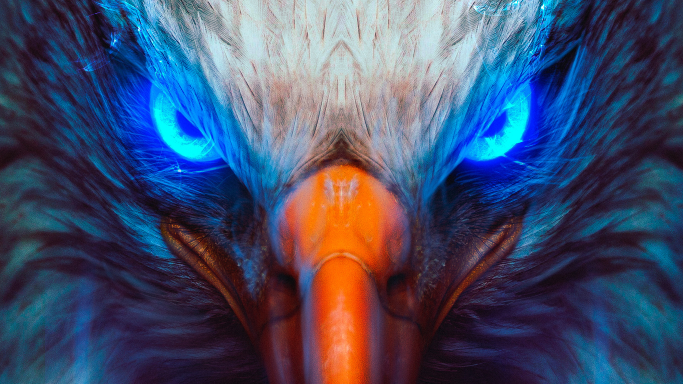
#> input picture 1.jpg, 1366 x 768 px, found by its file name (shown at 1/2 size)
$ jupyter execute --allow-errors cartonify.ipynb
#> lines starting #> are read from the running program, lines starting #| are printed output that depends on the picture; after the words box and inside, x2 and y2 are one past the last pixel; in counts of white or black regions, pixels touching at a corner belong together
<a href="https://colab.research.google.com/github/sagr612/cartonify_image/blob/main/cartonify.ipynb" target="_parent"></a>

[cell 1]
import cv2

[cell 2]
import numpy as np

[cell 3]
import sys

[cell 4]
from google.colab import drive

[cell 5]
drive.mount("/content/drive")

[cell 6]
import matplotlib.pyplot as plt

#> (a cell that did not finish here is left out)

[cell 8]
def read_img(filename):
#> called with filename = '/content/drive/MyDrive/Images/1.jpg'
    img = cv2.imread(filename)
#> img is the input picture: shape (768, 1366, 3); mean B, G, R 106.7, 77.6, 67.9
    return img

[cell 9]
def color_quantisation(img,k):
    data=np.float32(img).reshape((-1,3))
    criteria=(cv2.TermCriteria_EPS + cv2.TERM_CRITERIA_MAX_ITER,20,0.001)
    ret, label, center=cv2.kmeans(data,k,None,criteria,10,cv2.KMEANS_RANDOM_CENTERS)
    center = np.uint8(center)
    result=center[label.flatten()]
    result=result.reshape(img.shape)
    return result

[cell 10]
img= read_img('/content/drive/MyDrive/Images/1.jpg')

#> (the rest of this cell did not finish here and is left out)

[cell 11]
oimage=cv2.cvtColor(img,cv2.COLOR_BGR2RGB)
if oimage is None:
    print("cannot find image")
    sys.exit()
gsize=cv2.resize(oimage,(960,960))
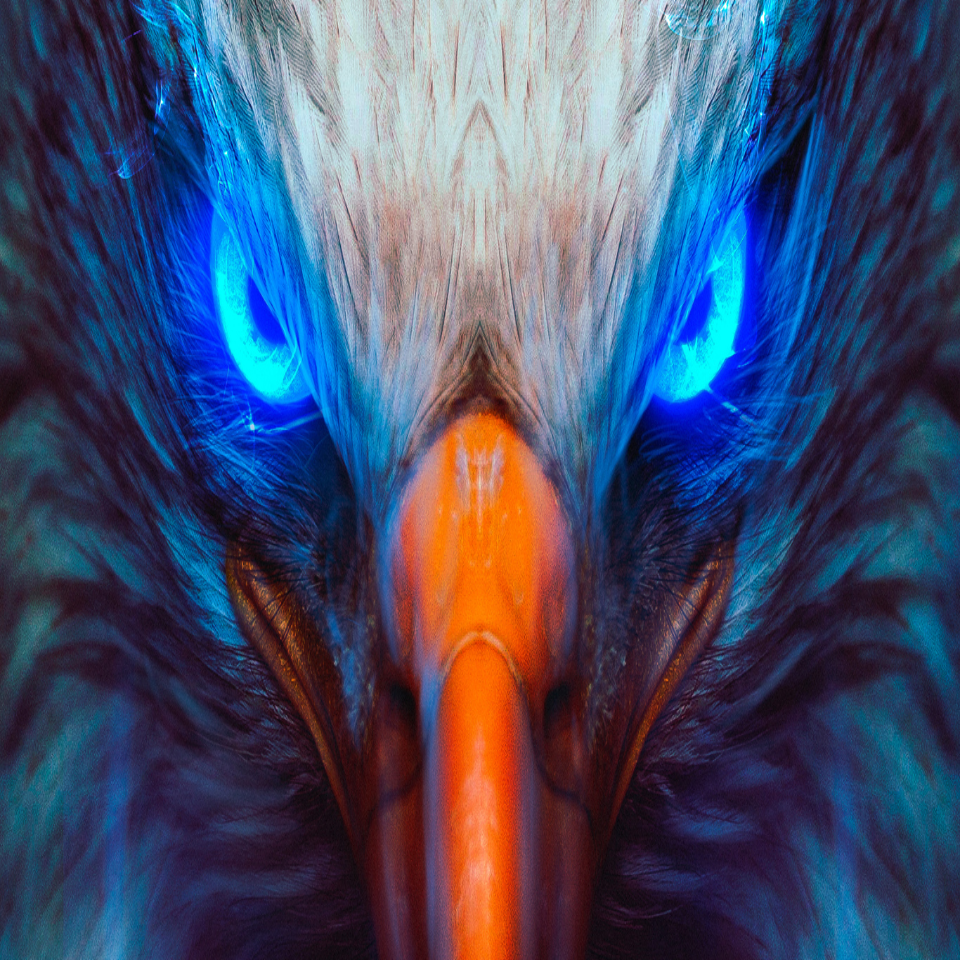
#> gsize: shape (960, 960, 3); mean R, G, B 67.8, 77.5, 106.6
plt.imshow(gsize,cmap='gray')

[cell 12]
gimage=cv2.cvtColor(oimage,cv2.COLOR_BGR2GRAY)
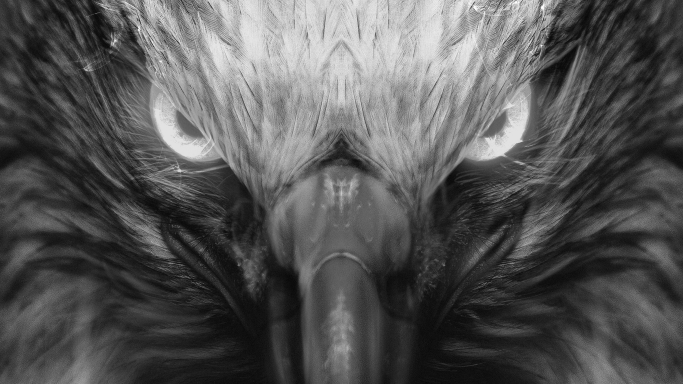
#> gimage: shape (768, 1366) (shown at 1/2 size); min 3, max 255, mean 85.2
gsize1=cv2.resize(gimage,(960,960))
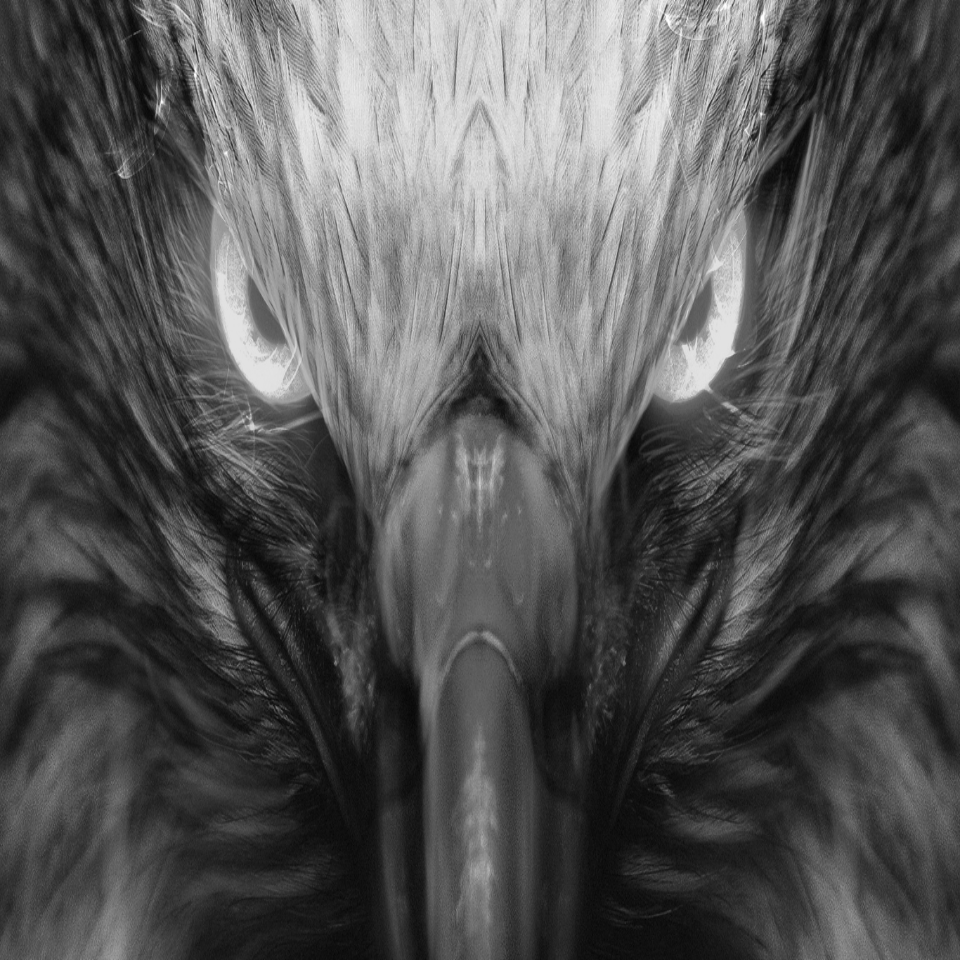
#> gsize1: shape (960, 960); min 4, max 254, mean 85.1
plt.imshow(gsize1,cmap='gray')

[cell 13]
sgray=cv2.medianBlur(gsize1,13)
gsize2=cv2.resize(oimage,(960,960))
plt.imshow(gsize2,cmap='gray')

[cell 14]
gedge=cv2.adaptiveThreshold(sgray,255,cv2.ADAPTIVE_THRESH_MEAN_C,cv2.THRESH_BINARY,9,7)
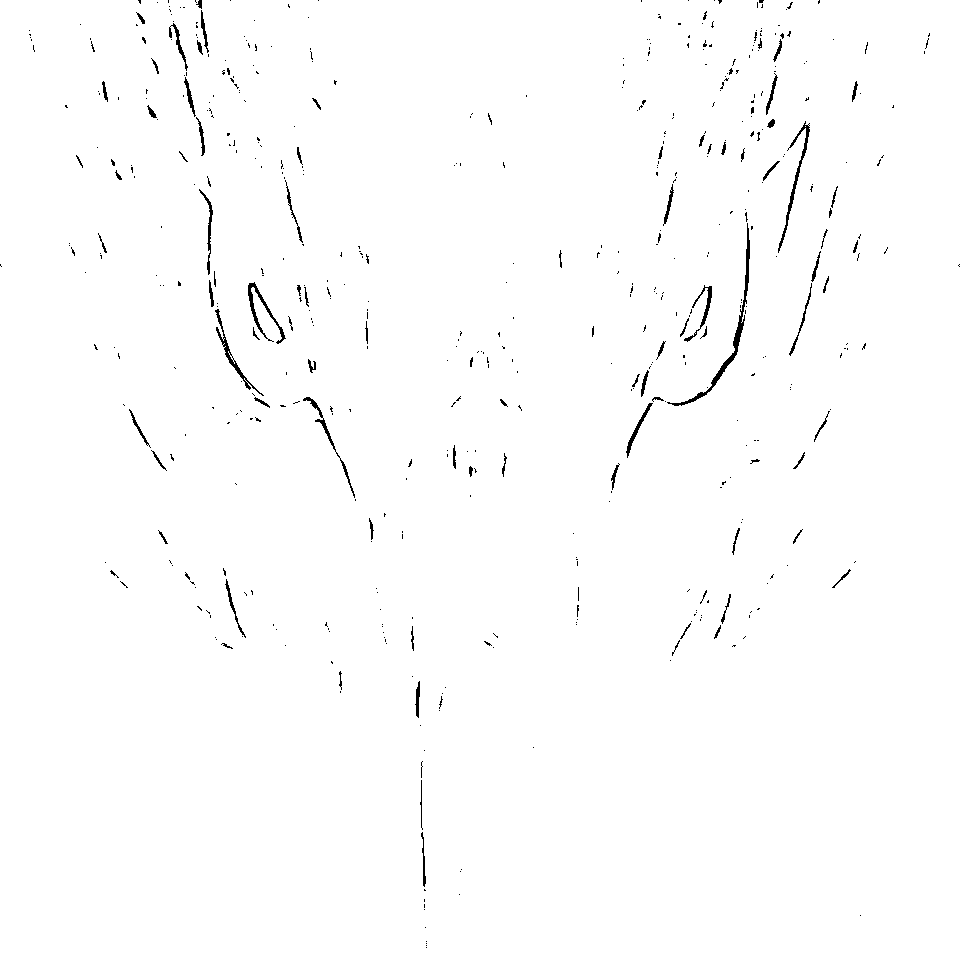
#> gedge: shape (960, 960); 99% white; black in thin lines or dots
gsize3=cv2.resize(gedge,(960,960))
plt.imshow(gsize3,cmap='gray')

[cell 15]
line_wdt=9

[cell 16]
blur_value=7

[cell 17]
totalColors=4

[cell 18]
oimage=color_quantisation(oimage,totalColors)
#> in color_quantisation, `ret, label, center=cv2.kmeans(data,k,None,criteria,10,cv2.KMEANS_RANDO..`: ret = 2.6e+09; center = [[13.67, 105.1, 186.2], [172.8, 181.4, 189.4], [41.14, 38.34, 65.69], [220, 98.56, 37.33]]
#> in color_quantisation, `center = np.uint8(center)`: center = [[13, 105, 186], [172, 181, 189], [41, 38, 65], [219, 98, 37]]
#> in color_quantisation, `result=result.reshape(img.shape)`:
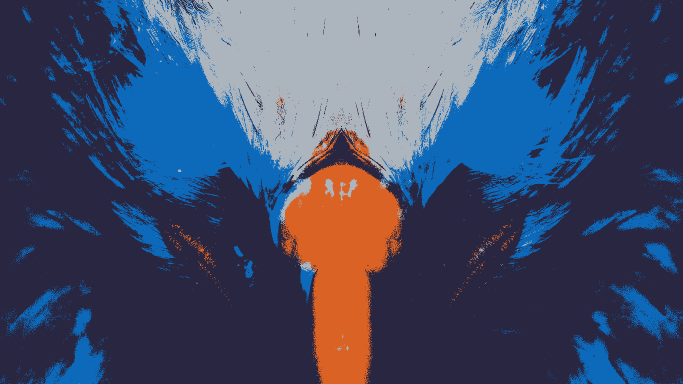
#> result: shape (768, 1366, 3) (shown at 1/2 size); mean R, G, B 67.5, 77.3, 106.2

[cell 19]
def edge_detection(img,line_wdt,blur):
#> called with line_wdt = 9, blur = 7
    gray_scale=cv2.cvtColor(img,cv2.COLOR_BGR2GRAY)
    gray_scale_Blur=cv2.medianBlur(gray_scale,blur)
    edges=cv2.adaptiveThreshold(gray_scale_Blur,255,cv2.ADAPTIVE_THRESH_MEAN_C,cv2.THRESH_BINARY,line_wdt,blur)
#> edges: shape (768, 1366); 94.6% white; 124 black regions (39 under 20 px), largest, box (x1, y1, x2, y2) and area: (566, 0, 1198, 768) 13211, (150, 0, 643, 768) 9496, (779, 0, 1093, 361) 2908
    return edges

[cell 20]
edgeImg= edge_detection(oimage,line_wdt,blur_value)

[cell 21]
gsize3_1=cv2.resize(edgeImg,(960,960))
plt.imshow(gsize3_1,cmap='gray')

[cell 22]
blurred=cv2.bilateralFilter(oimage,d=7,sigmaColor=150,sigmaSpace=150)

[cell 23]
gsize4=cv2.resize(blurred,(960,960))
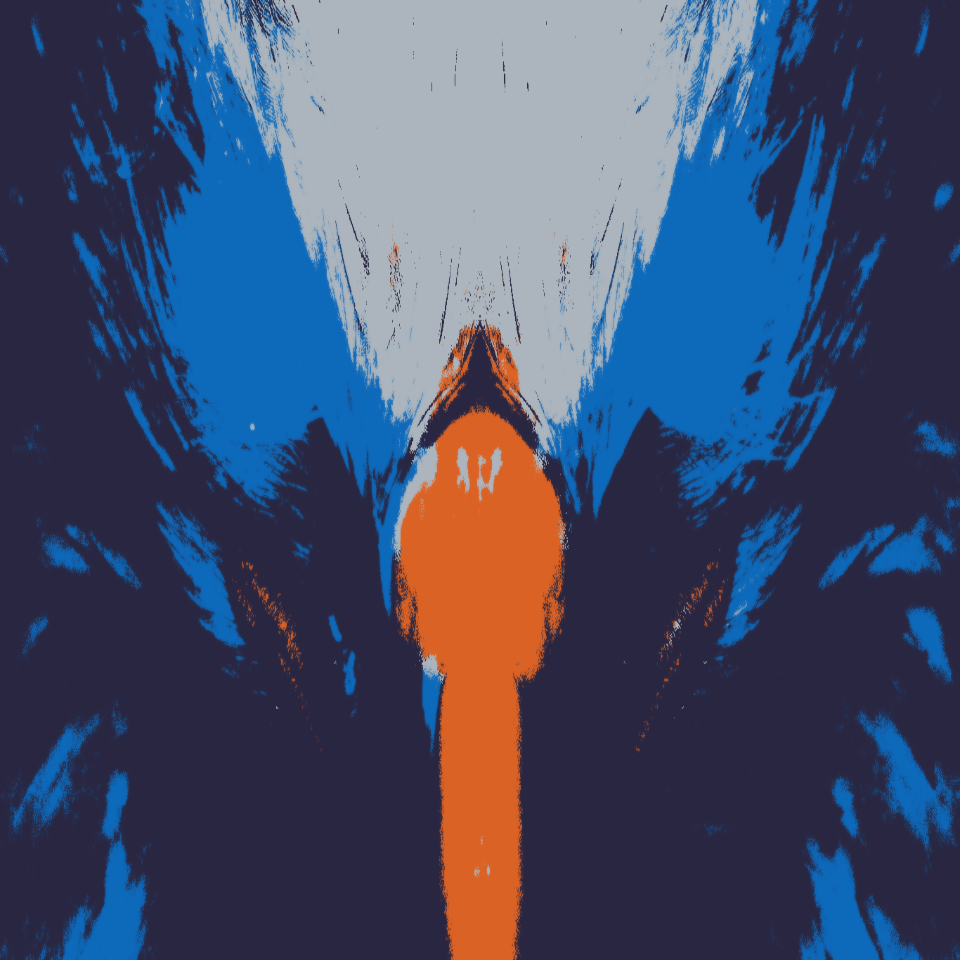
#> gsize4: shape (960, 960, 3); mean R, G, B 67.6, 77.3, 106.1
plt.imshow(gsize4,cmap='gray')

[cell 24]
img=color_quantisation(img,totalColors)

[cell 25]
plt.imshow(img)

[cell 26]
edgeImg= edge_detection(img,line_wdt,blur_value)
#> call 2 of edge_detection, with line_wdt = 9, blur = 7
#> in edge_detection (call 2), `gray_scale_Blur=cv2.medianBlur(gray_scale,blur)`:
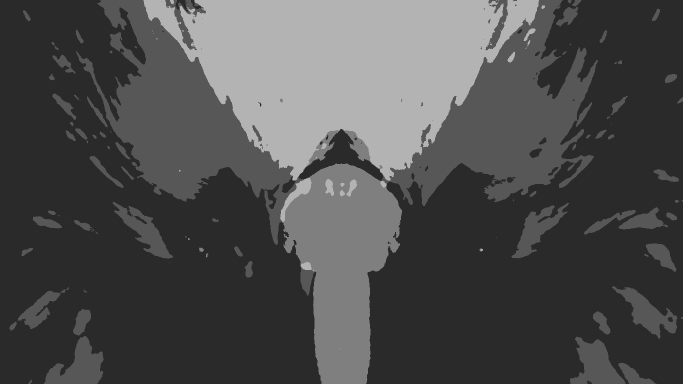
#> gray_scale_Blur: shape (768, 1366) (shown at 1/2 size); min 42, max 179, mean 77.8
#> in edge_detection (call 2), `edges=cv2.adaptiveThreshold(gray_scale_Blur,255,cv2.ADAPTIVE_THRESH_ME..`:
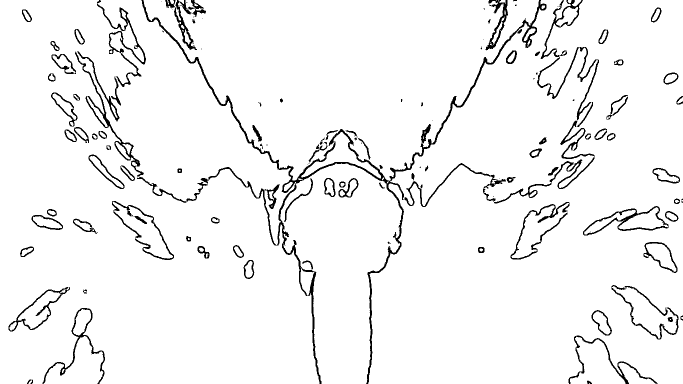
#> edges: shape (768, 1366) (shown at 1/2 size); 95.2% white; 145 black regions (47 under 20 px), largest, box (x1, y1, x2, y2) and area: (283, 0, 1093, 768) 13289, (809, 241, 1189, 414) 3774, (194, 0, 292, 174) 1939

[cell 27]
blurred=cv2.bilateralFilter(img,d=7,sigmaColor=150,sigmaSpace=150)

[cell 28]
cartoon=cv2.bitwise_and(blurred,blurred,mask=edgeImg)
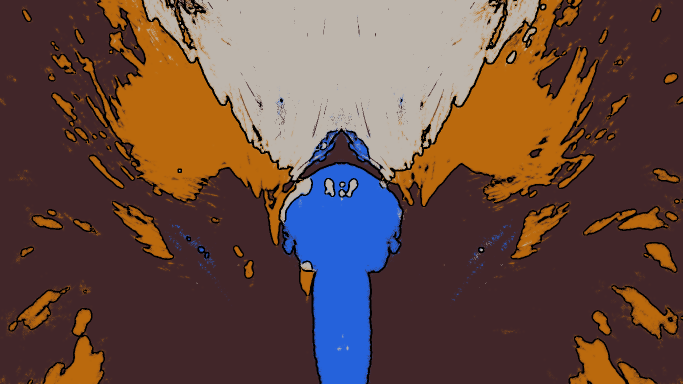
#> cartoon: shape (768, 1366, 3) (shown at 1/2 size); mean R, G, B 101, 73.9, 65.2

[cell 29]
cv2.imwrite('cartoon2.jpg',cartoon)
#> Out = True

$ run again, with cartoon2.jpg copied over 1.jpg
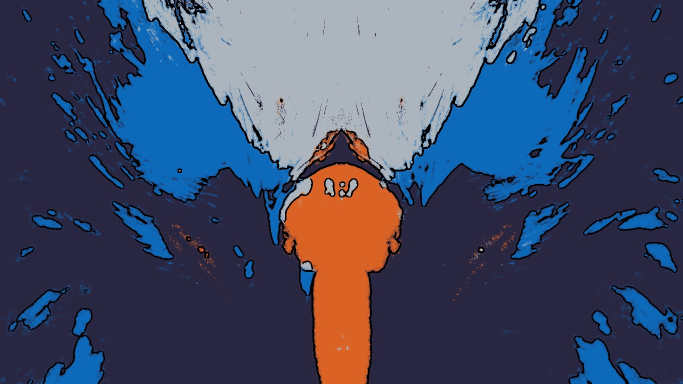
#> input picture cartoon2.jpg, 1366 x 768 px, found by its file name (shown at 1/2 size)
#> in read_img, img is the input picture: shape (768, 1366, 3); mean B, G, R 101.2, 74.1, 65.5
#> `gedge=cv2.adaptiveThreshold(sgray,255,cv2.ADAPTIVE_THRESH_MEAN_C,cv2.T..`:
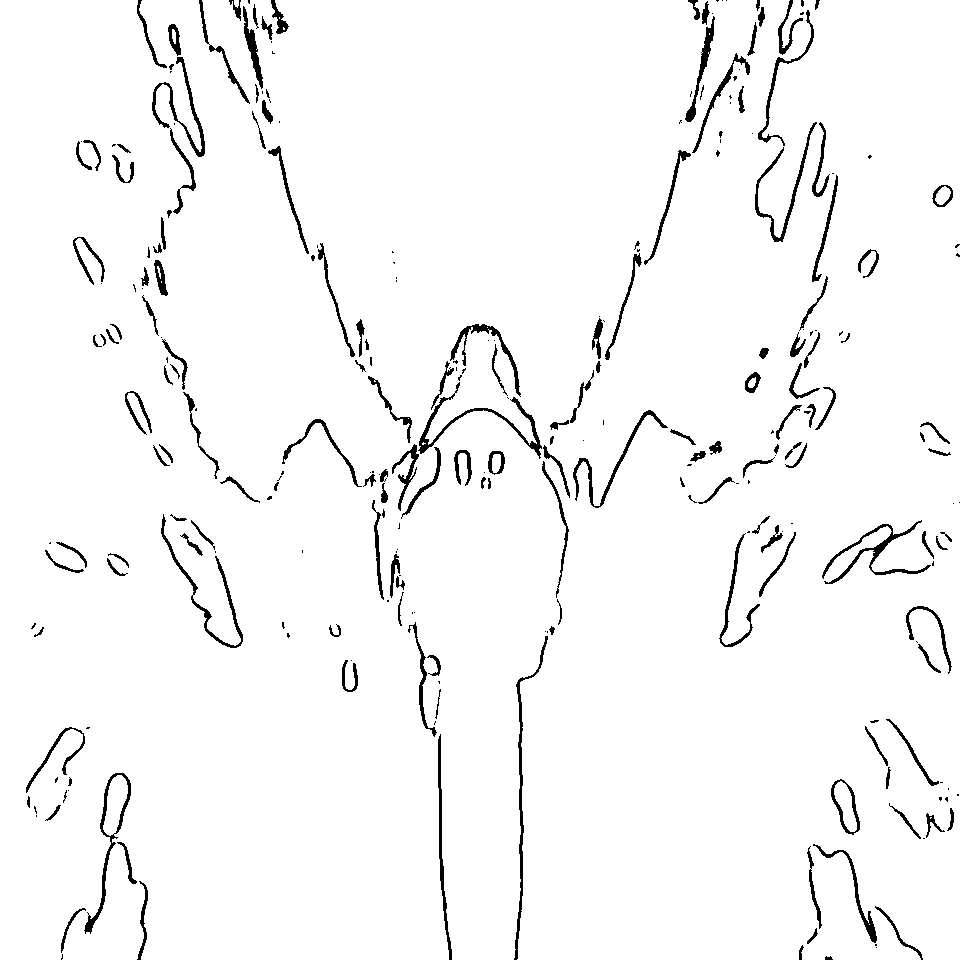
#> gedge: shape (960, 960); 96.5% white; 278 black regions (118 under 20 px), largest, box (x1, y1, x2, y2) and area: (418, 382, 542, 459) 1017, (514, 636, 548, 960) 968, (822, 520, 931, 584) 953
#> in color_quantisation, `ret, label, center=cv2.kmeans(data,k,None,criteria,10,cv2.KMEANS_RANDO..`: ret = 456463117.1; center = [[17.64, 102.6, 177.8], [169.5, 179.4, 189.7], [37.58, 36.1, 61.44], [214.1, 97.98, 39.45]]
#> in color_quantisation, `center = np.uint8(center)`: center = [[17, 102, 177], [169, 179, 189], [37, 36, 61], [214, 97, 39]]
#> edges: shape (768, 1366); 94.9% white; 114 black regions (40 under 20 px), largest, box (x1, y1, x2, y2) and area: (154, 0, 1195, 768) 18851, (823, 0, 1092, 322) 3137, (157, 0, 292, 243) 3007
#> edges: shape (768, 1366); 95.4% white; 98 black regions (13 under 20 px), largest, box (x1, y1, x2, y2) and area: (155, 0, 1194, 768) 17463, (779, 0, 1092, 359) 3921, (158, 0, 292, 243) 2546
#> `cartoon=cv2.bitwise_and(blurred,blurred,mask=edgeImg)`:
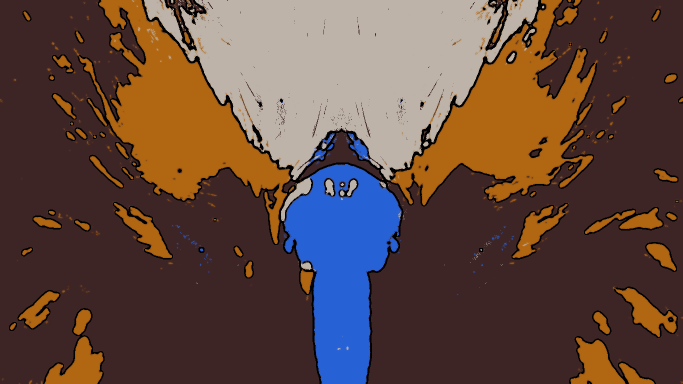
#> cartoon: shape (768, 1366, 3) (shown at 1/2 size); mean R, G, B 96.6, 71.5, 62.9
#> Out = True
